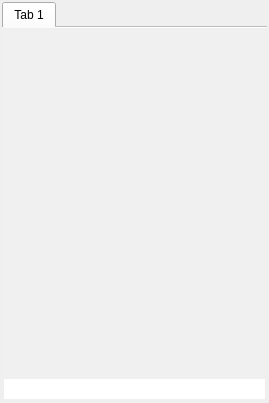
<?xml version="1.0" encoding="UTF-8"?>
<ui version="4.0">
 <class>MainWindow</class>
 <widget class="QMainWindow" name="MainWindow">
  <property name="geometry">
   <rect>
    <x>0</x>
    <y>0</y>
    <width>269</width>
    <height>403</height>
   </rect>
  </property>
  <property name="windowTitle">
   <string>MainWindow</string>
  </property>
  <widget class="QWidget" name="centralwidget">
   <layout class="QGridLayout" name="gridLayout_2">
    <property name="leftMargin">
     <number>2</number>
    </property>
    <property name="topMargin">
     <number>2</number>
    </property>
    <property name="rightMargin">
     <number>2</number>
    </property>
    <property name="bottomMargin">
     <number>2</number>
    </property>
    <property name="spacing">
     <number>2</number>
    </property>
    <item row="0" column="0">
     <widget class="QTabWidget" name="tabWidget">
      <property name="tabShape">
       <enum>QTabWidget::Rounded</enum>
      </property>
      <property name="currentIndex">
       <number>0</number>
      </property>
      <property name="documentMode">
       <bool>true</bool>
      </property>
      <widget class="QWidget" name="tab">
       <attribute name="title">
        <string>Tab 1</string>
       </attribute>
       <layout class="QGridLayout" name="gridLayout_4">
        <property name="leftMargin">
         <number>2</number>
        </property>
        <property name="topMargin">
         <number>2</number>
        </property>
        <property name="rightMargin">
         <number>2</number>
        </property>
        <property name="bottomMargin">
         <number>2</number>
        </property>
        <property name="spacing">
         <number>2</number>
        </property>
        <item row="1" column="0">
         <layout class="QGridLayout" name="gridLayout">
          <property name="spacing">
           <number>2</number>
          </property>
          <item row="0" column="1">
           <widget class="QTextBrowser" name="textBrowser">
            <property name="styleSheet">
             <string notr="true">background-color: rgb(240, 240, 240);</string>
            </property>
            <property name="frameShape">
             <enum>QFrame::NoFrame</enum>
            </property>
            <property name="html">
             <string>&lt;!DOCTYPE HTML PUBLIC &quot;-//W3C//DTD HTML 4.0//EN&quot; &quot;http://www.w3.org/TR/REC-html40/strict.dtd&quot;&gt;
&lt;html&gt;&lt;head&gt;&lt;meta name=&quot;qrichtext&quot; content=&quot;1&quot; /&gt;&lt;style type=&quot;text/css&quot;&gt;
p, li { white-space: pre-wrap; }
&lt;/style&gt;&lt;/head&gt;&lt;body style=&quot; font-family:'MS Shell Dlg 2'; font-size:8.25pt; font-weight:400; font-style:normal;&quot;&gt;
&lt;p style=&quot;-qt-paragraph-type:empty; margin-top:12px; margin-bottom:12px; margin-left:0px; margin-right:0px; -qt-block-indent:0; text-indent:0px;&quot;&gt;&lt;br /&gt;&lt;/p&gt;&lt;/body&gt;&lt;/html&gt;</string>
            </property>
           </widget>
          </item>
          <item row="1" column="1">
           <widget class="QLineEdit" name="lineEdit">
            <property name="minimumSize">
             <size>
              <width>39</width>
              <height>20</height>
             </size>
            </property>
            <property name="styleSheet">
             <string notr="true"> border-radius: 50%;
font: 8pt &quot;Roboto&quot;;</string>
            </property>
           </widget>
          </item>
         </layout>
        </item>
       </layout>
      </widget>
     </widget>
    </item>
   </layout>
  </widget>
 </widget>
 <resources/>
 <connections/>
</ui>
